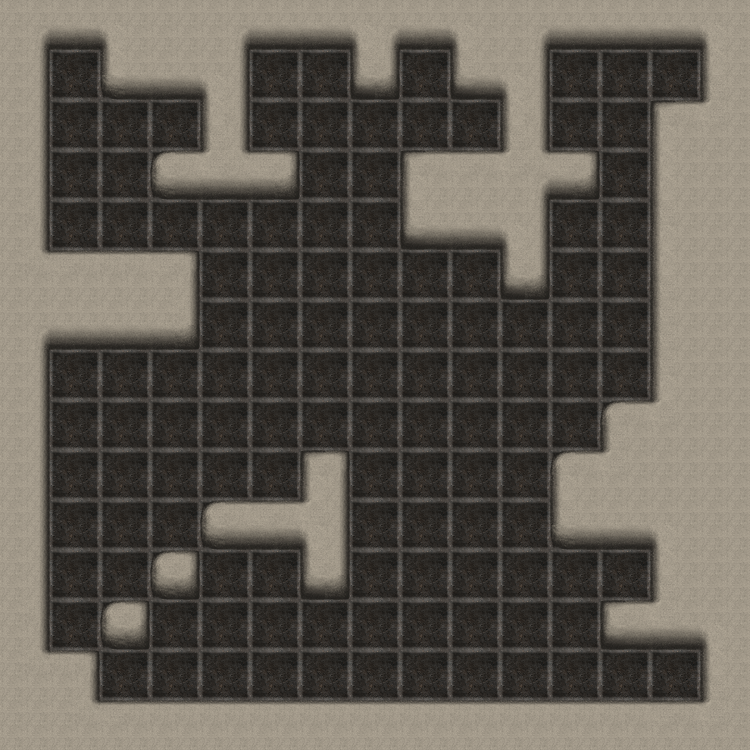

Below is a game level as drawn by its tile map, then a one-line description and the .tmx that defines it (tile-layer data replaced by summaries):
An orthogonal 30x30 tile map with 25x25 px tiles, 2 tile layers (groundLayer, wallLayer), 2 tilesets and 6 objects (5x Slime, Player).

<map version="1.0" orientation="orthogonal" width="30" height="30" tilewidth="25" tileheight="25">
 <properties>
  <property name="iPadScaleFactor" value="2.0" />
 </properties>
 <tileset firstgid="1" name="ground" tilewidth="25" tileheight="25">
  <image source="ground.png" width="50" height="50" />
 </tileset>
 <tileset firstgid="5" name="wall" tilewidth="25" tileheight="25">
  <image source="wall.png" width="100" height="150" />
 </tileset>
 <layer name="groundLayer" width="30" height="30">
  <data>[900 cells, 900 non-empty, 4 distinct tile ids]</data>
 </layer>
 <layer name="wallLayer" width="30" height="30">
  <data>[900 cells, 424 non-empty, 19 distinct tile ids]</data>
 </layer>
 <objectgroup name="itemAndTrapLayer" width="30" height="30" />
 <objectgroup name="characterLayer" width="30" height="30">
  <object name="Player" x="316" y="346" width="20" height="18" />
  <object name="Slime" x="452" y="286" width="17" height="22" />
  <object name="Slime" x="66" y="390" width="13" height="15" />
  <object name="Slime" x="622" y="278" width="18" height="16" />
  <object name="Slime" x="248" y="672" width="19" height="17" />
  <object name="Slime" x="671" y="659" width="18" height="20" />
 </objectgroup>
</map>
